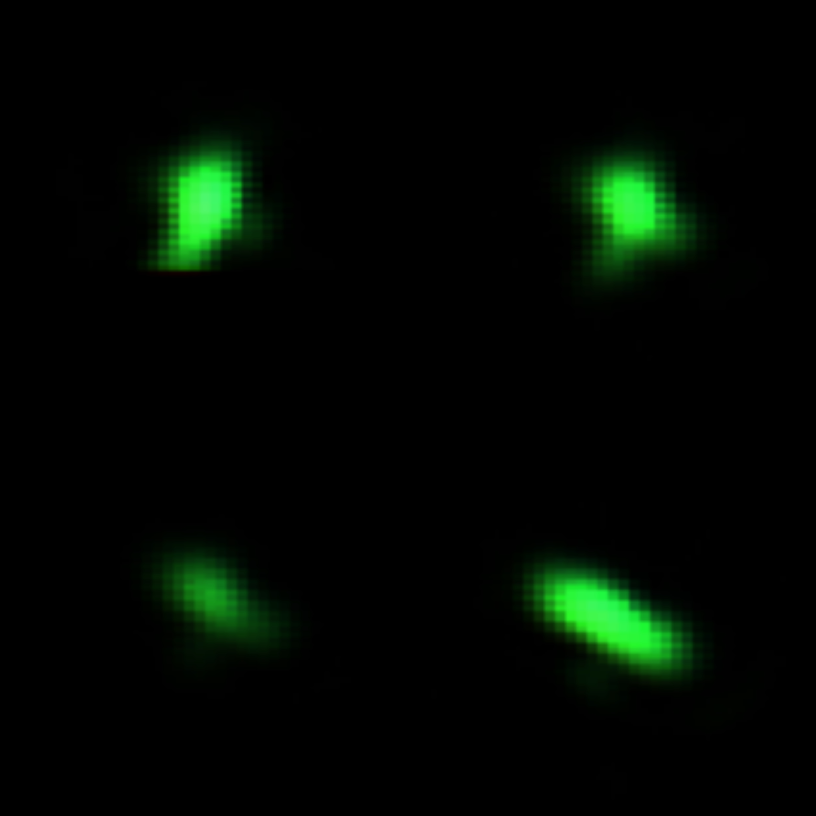
#> input picture image processing/BeFunky-collage.jpg, 3264 x 3264 px, found by its file name (shown at 1/4 size)
$ python 'contours by contrast.py'
#> lines starting #> are read from the running program, lines starting #| are printed output that depends on the picture
# -*- coding: utf-8 -*-
"""
Created on Sun Jan 29 21:36:35 2023

@author: mrsag
"""
'''
THIS CODE FINDS SHAPES ON AN IMAGE DEPENDING ON THE BACKGROUND CONTRAST RATIO TO AND DRAWS
CONTOURS OVER THE SHAPE
'''

import numpy as np
import matplotlib.pyplot as plt
from skimage import io,measure,color
from skimage.transform import resize


# Construct some test data
image_path="D:\\Codes\\image processing\\BeFunky-collage.jpg"
image=io.imread(image_path)          #opening the image
#> image is the input picture: shape (3264, 3264, 3); mean R, G, B 1.4, 8.7, 1.9
#r=color.rgba2rgb(r)                 # converting 4 colour to 3 colour
image=color.rgb2gray(image)          # converting 3 colour image to greyscale
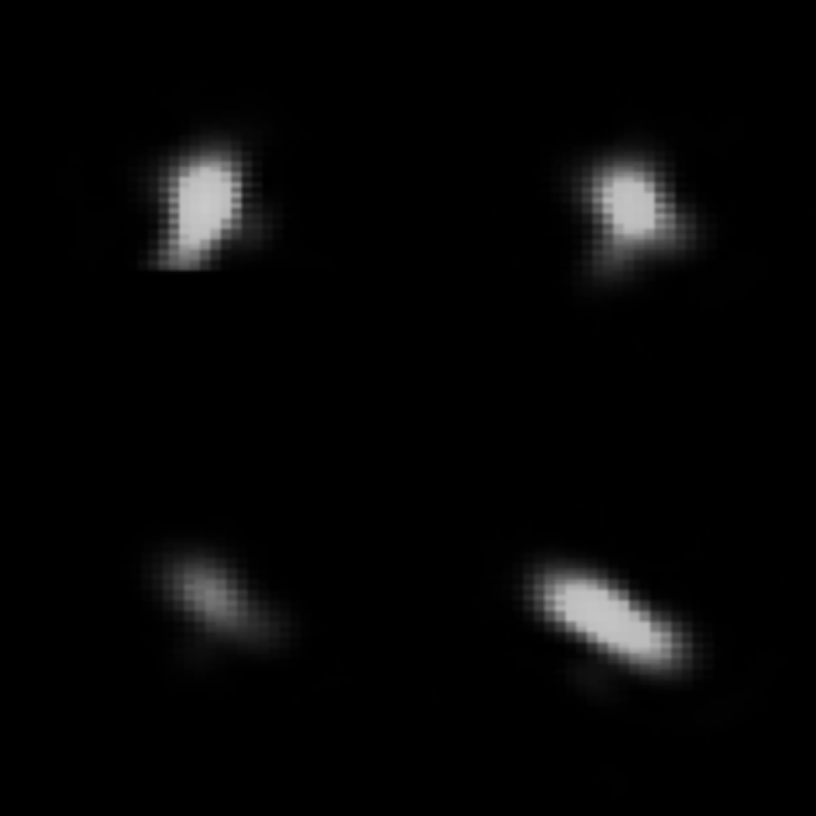
#> image: shape (3264, 3264) float64 (shown at 1/4 size); min 0, max 0.798, mean 0.026
image=resize(image,(400,400))
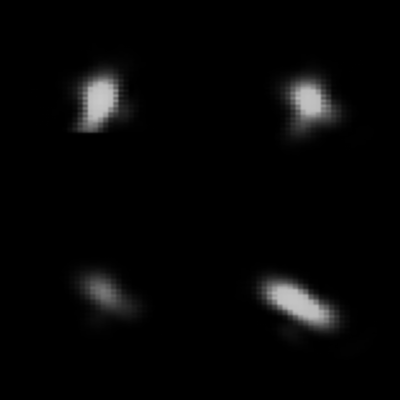
#> image: shape (400, 400) float64; min 0, max 0.794, mean 0.026

#image=image[10:(image.shape[0]-10),10:(image.shape[1]-10)]  # when the image has unnecessary margins
# Find contours at a constant value of 0.8
contours = measure.find_contours(image, 0.2)    # finding contours at proper contrast value
#> contours = 4 point arrays, longest 263 points
#> (the run stopped early here; a loop or call above may not have finished)
